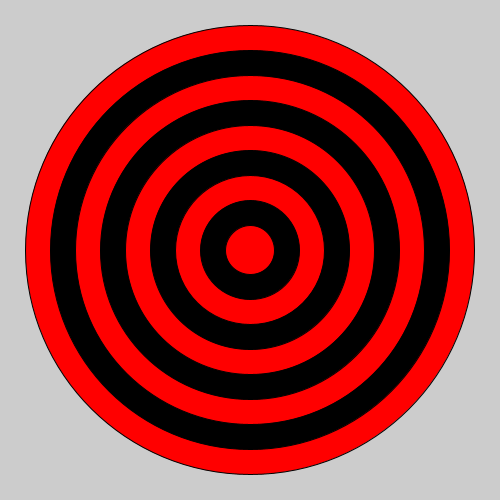
Frame 1 (no input)
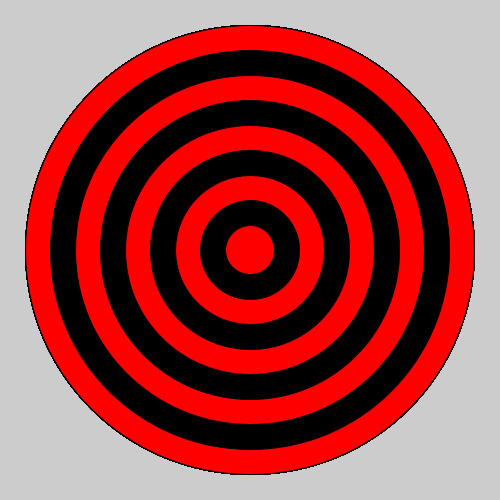
Frame 60 (the mouse pressed at the canvas centre just before this capture)
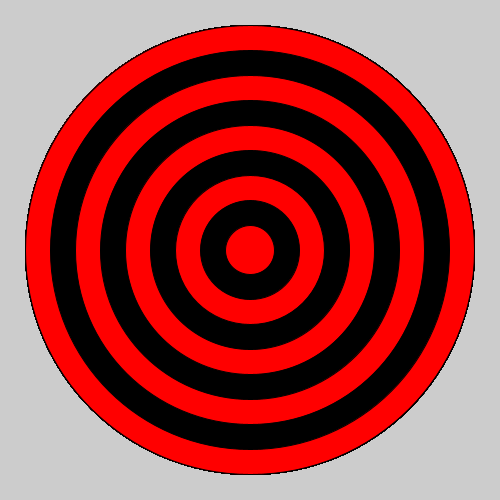
Frame 120 (the mouse held since frame 60 and released just before this capture)

The Processing sketch that drew these frames (run headless with seeded random() and noise(); from frame 60 on, the mouse is pressed at the canvas centre):

// Processing sketch: bullseye
// ── bullseye.pde

void setup() {
size(500, 500);
  // set the size of your sketch
}
void draw() {
  int x = 499;
  int y = 499;
  //Starting with the largest ellipse, use a for loop to draw a bullseye with ellipses.
  
  for (int i = 0; i < 9; i++){
    if(i % 2 ==0){
      fill(255, 0, 0);
    }
    else{
      fill(0, 0, 0);
    }
    x=x-50;
    y=y-50;
   ellipse(250, 250, x, y); 
  }
  //Use an if statement and remainder to alternate the color of your rings.

}
